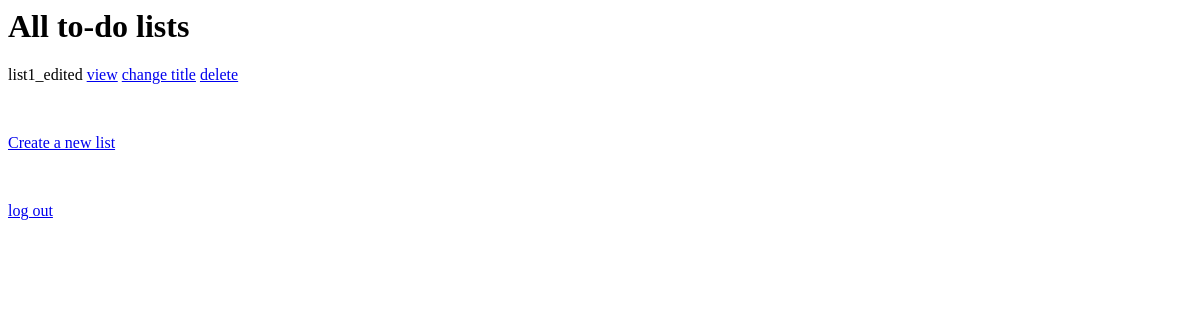
/v3/to-do-list/showall/ (signed in), run on an earlier commit of the app's database.
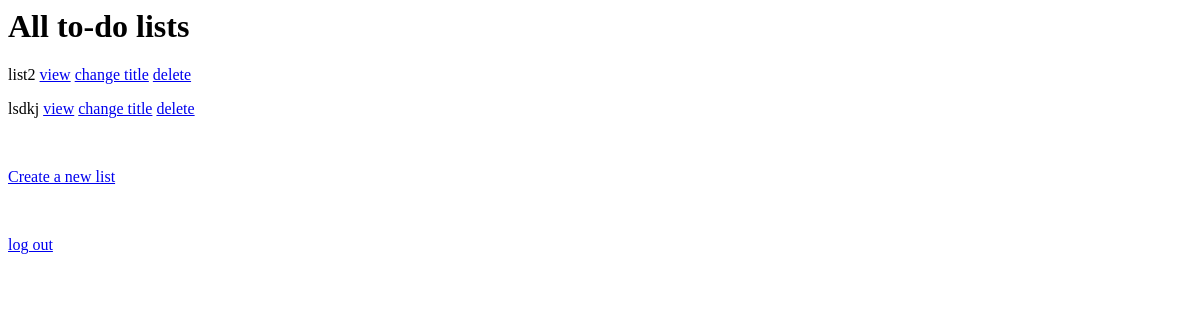
And on a later commit of the database.
### ToDoListApp/models/to_do_list2.py (models this page shows)
class ToDoList2(models.Model):
    title = models.CharField(max_length=100)
    owner = models.ForeignKey(User, on_delete=models.CASCADE,
                              related_name="to_do_lists", default=None)

### ToDoListApp/version3/views/show_lists_view3.py (the view)
# urls.py: path("to-do-list/showall/", ShowLists3.as_view()),
class ShowLists3(LoginRequiredMixin, TemplateView):
    template_name = "v3_show_all_lists_template.html"
    def get_context_data(self, **kwargs):
        context = super().get_context_data(**kwargs)
        user = self.request.user
        context["to_do_lists"] = user.to_do_lists.all()
        return context

### ToDoListApp/templates/v3_show_all_lists_template.html (shortened to what this page needs)
{% load static %}
    <h1>All to-do lists</h1>
    <form method="post">
        {% for to_do_list in to_do_lists %}
            <p>{{ to_do_list.title }}
                <a href="http://localhost:8000/v3/to-do-list/get/{{ to_do_list.list_id }}/">view</a>
                <a href="http://localhost:8000/v3/to-do-list/edit/{{ to_do_list.list_id }}/">change
                    title</a>
                <a href="http://localhost:8000/v3/to-do-list/delete/{{ to_do_list.list_id }}/">delete</a>
            </p>
        {% endfor %}
        <br>
        <p>
            <a href="http://localhost:8000/v3/to-do-list/create/">Create a new list</a>
        </p>
        <br>
        <p>
            <a href="http://localhost:8000/admin/logout/">log out</a>
        </p>
    </form>

What changed in the data, as far as the page shows it:
removed ToDoList2: title "list1_edited"
added ToDoList2: title "list2"
added ToDoList2: title "lsdkj"
